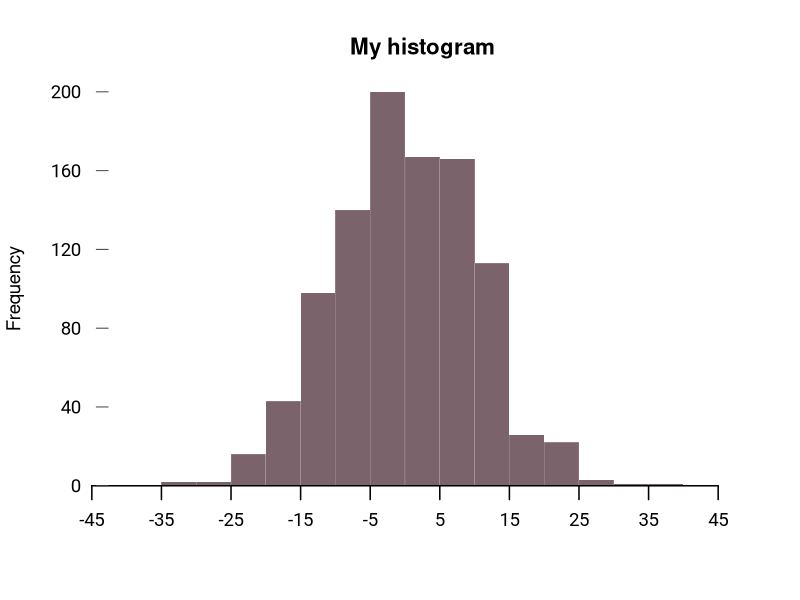

R code for this plot:
set.seed(10)
d = rnorm(1000)*10


# quartzFonts(roboto = c("Roboto Light","Roboto Medium","Roboto Bold","Roboto Italic"))
quartzFonts(roboto = c("Maven Pro Regular","Maven Pro Medium","Maven Pro Black","Maven Pro Bold"))

par(lwd=0.15,family="roboto",cex=1.12)

parameters = hist(d,plot = F)
max.y = max(parameters$counts)
min.x = min(parameters$breaks)-10
max.x = max(parameters$breaks)+10

hist(d,yaxs='i',xaxs='i',yaxt='n',xaxt='n',
     col="#7a636b",xlim=c(min.x,max.x),family="roboto",
     family='sans',breaks = 10,bty='c',
     main="My histogram",xlab="",lwd=24,border=F,freq = T)

#X axis
axis(1, seq(min.x,max.x,10),labels = T,lwd = 1.5,font.axis = 1, tck=-0.035)

#Y axis
axis(2,seq(0,max.y+20,40),col="#ffffff00",las=2,tck=0.03,col.ticks="#444444",mgp=c(0,0.5,-0.2),font.axis = 1)




